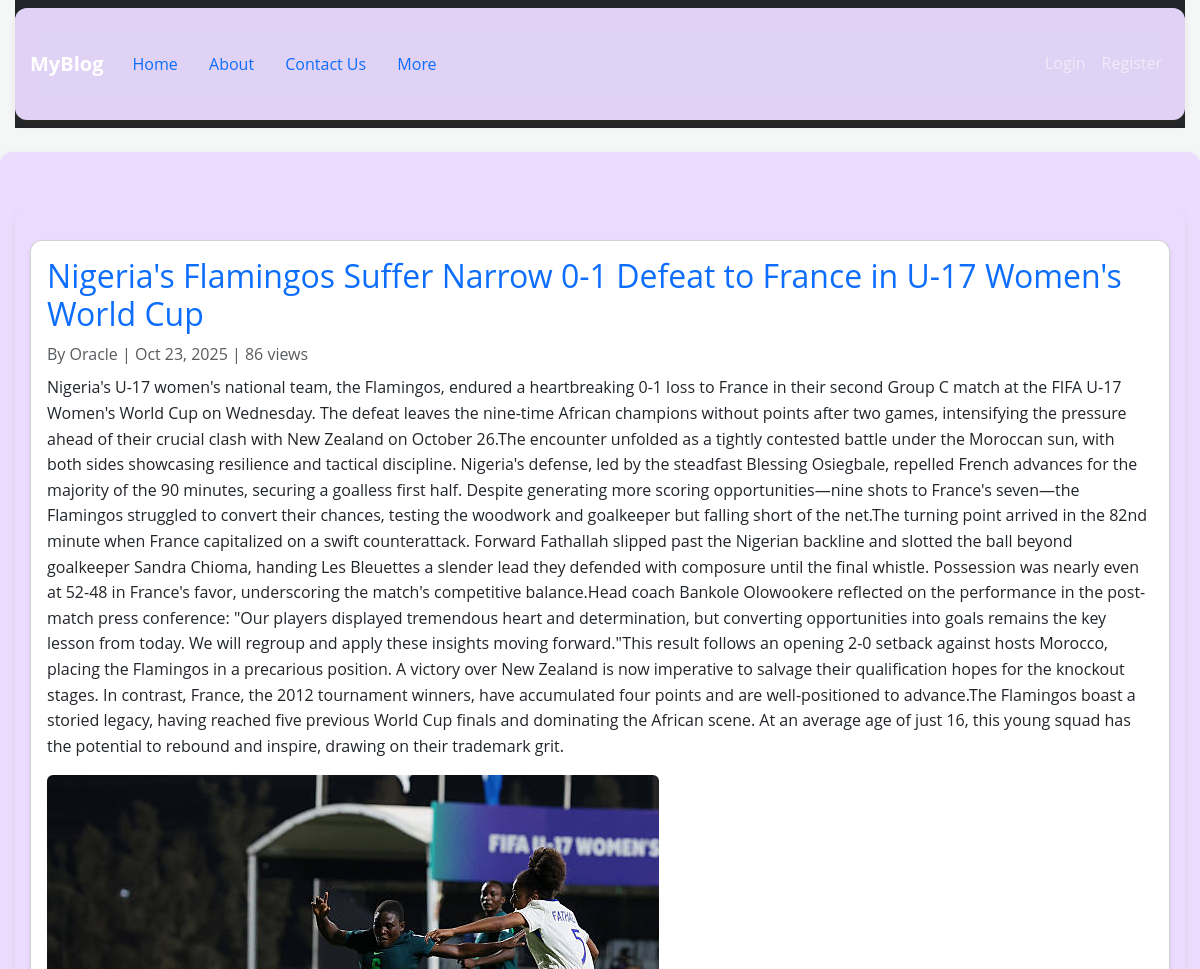
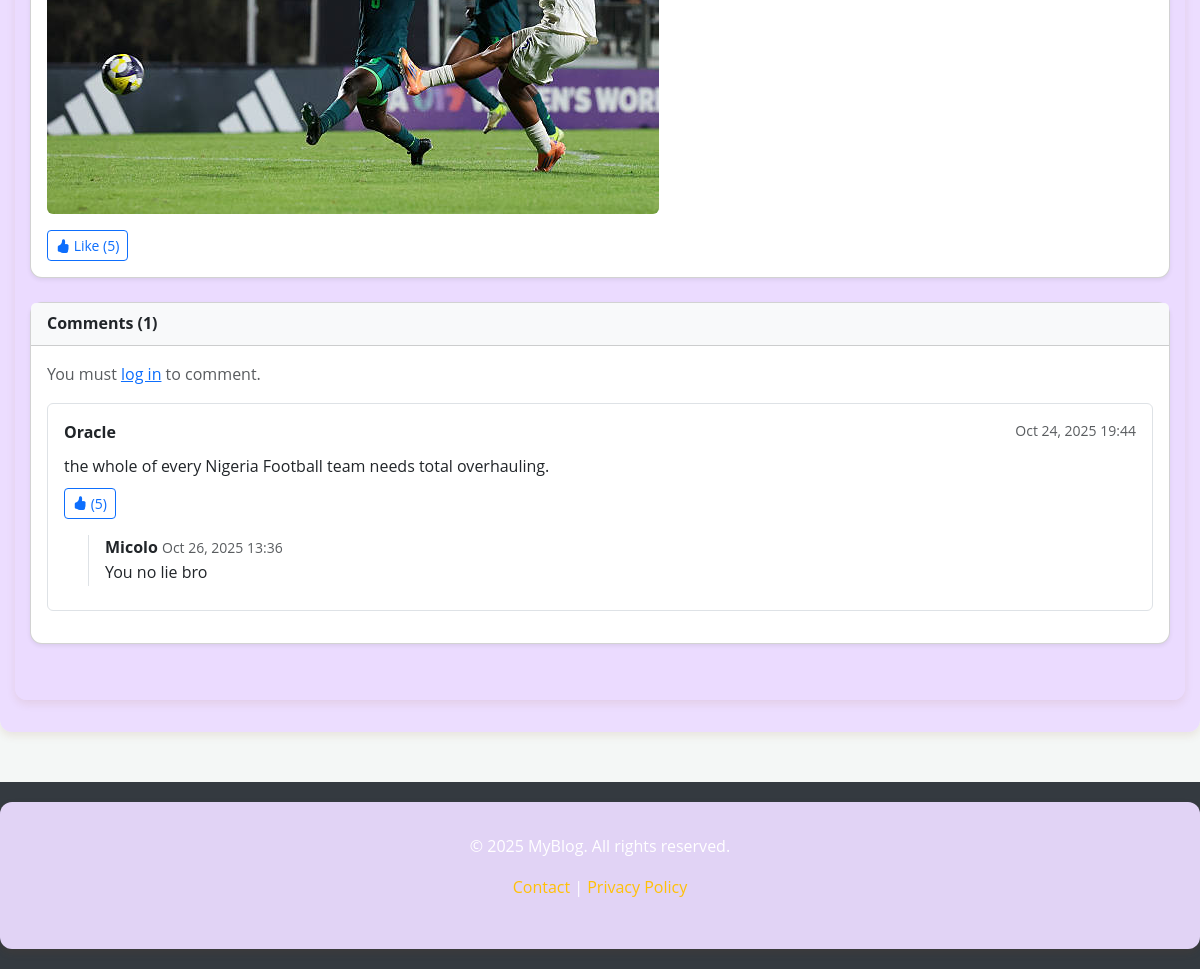
The app's page /blog/post/nigeria-s-flamingos-suffer-narrow-0-1-defeat-to-france-in-u-17-women-s-world-cup with its own data (2 pictures, top to bottom).
### app/models.py (models this page shows, shortened)
class Post(db.Model):
    id = db.Column(db.Integer, primary_key=True)
    title = db.Column(db.String(200), nullable=False)
    slug = db.Column(db.String(255), unique=True, nullable=False, index=True)
    content = db.Column(db.Text, nullable=False)
    status = db.Column(db.String(20), default="draft")
    views = db.Column(db.Integer, default=0)
    likes = db.Column(db.Integer, default=0)
    media_filename = db.Column(db.String(200), nullable=True)
    created_at = db.Column(db.DateTime, default=func.now)
    updated_at = db.Column(db.DateTime, default=datetime.utcnow, onupdate=datetime.utcnow)
    category_id = db.Column(db.Integer, db.ForeignKey("category.id"), nullable=True)
    user_id = db.Column(db.Integer, db.ForeignKey("user.id"), nullable=False)
    user = db.relationship("User", back_populates="posts")
    category = db.relationship("Category", back_populates="posts")
    comments = db.relationship("Comment", back_populates="post", lazy=True, cascade="all, delete-orphan")
    likes_rel = db.relationship("PostLike", backref="post", cascade="all, delete-orphan")

class User(db.Model, UserMixin):
    id = db.Column(db.Integer, primary_key=True)
    username = db.Column(db.String(150), unique=True, nullable=False)
    email = db.Column(db.String(150), unique=True, nullable=False)
    password_hash = db.Column(db.String(200), nullable=False)
    is_admin = db.Column(db.Boolean, default=False)
    created_at = db.Column(db.DateTime, default=datetime.utcnow)
    posts = db.relationship("Post", back_populates="user", lazy=True)
    comments = db.relationship("Comment", back_populates="user", lazy=True)
    replies = db.relationship("Reply", back_populates="user", lazy=True)

class Comment(db.Model):
    id = db.Column(db.Integer, primary_key=True)
    content = db.Column(db.Text, nullable=False)
    created_at = db.Column(db.DateTime, default=datetime.utcnow)
    likes = db.Column(db.Integer, default=0)
    user_id = db.Column(db.Integer, db.ForeignKey("user.id"), nullable=False)
    post_id = db.Column(db.Integer, db.ForeignKey("post.id"), nullable=False)
    user = db.relationship("User", back_populates="comments", lazy=True)
    post = db.relationship("Post", back_populates="comments", lazy=True)
    replies = db.relationship("Reply", back_populates="comment", lazy=True, cascade="all, delete-orphan")
    likes_rel = db.relationship("CommentLike", backref="comment", cascade="all, delete-orphan")

class Reply(db.Model):
    id = db.Column(db.Integer, primary_key=True)
    content = db.Column(db.Text, nullable=False)
    created_at = db.Column(db.DateTime, default=datetime.utcnow)
    user_id = db.Column(db.Integer, db.ForeignKey("user.id"), nullable=False)
    comment_id = db.Column(db.Integer, db.ForeignKey("comment.id"), nullable=False)
    user = db.relationship("User", back_populates="replies", lazy=True)
    comment = db.relationship("Comment", back_populates="replies", lazy=True)

### app/blog/routes.py (the view, shortened to what this page needs)
@blog_bp.route("/post/<slug>", methods=["GET", "POST"])
def view_post(slug):
    post = Post.query.filter_by(slug=slug).first_or_404()
    post.views = (post.views or 0) + 1
    db.session.commit()
    comments = Comment.query.filter_by(post_id=post.id).order_by(Comment.created_at.desc()).all()
    return render_template("blog/new_post.html", post=post, comments=comments)

### app/templates/blog/new_post.html (shortened to what this page needs)
{% extends "base.html" %}
{% block content %}
<div class="container mt-4">
  <div class="card mb-4 shadow-sm">
    <div class="card-body">
      <h2 class="card-title text-primary">{{ post.title }}</h2>
      <p class="text-muted mb-2">By {{ post.user.username }} | {{ post.created_at.strftime("%b %d, %Y") }} | {{ post.views or 0 }} views</p>
      <p class="card-text">{{ post.content | safe }}</p>
      {% if post.media_filename %}
      <div class="my-3">
        <img src="{{ url_for('static', filename='uploads/media/' + post.media_filename) }}" class="img-fluid rounded">
      </div>
      {% endif %}
      <form action="{{ url_for('blog.like_post', post_id=post.id) }}" method="POST" class="d-inline">
        <button type="submit" class="btn btn-outline-primary btn-sm">
          <i class="bi bi-hand-thumbs-up-fill"></i> Like ({{ post.likes or 0 }})
        </button>
      </form>
    </div>
  </div>
  <div class="card shadow-sm mb-4">
    <div class="card-header bg-light">
      <strong>Comments ({{ post.comments|length }})</strong>
    </div>
    <div class="card-body">
      {% if current_user.is_authenticated %}
      <form action="{{ url_for('blog.view_post', slug=post.slug) }}" method="POST" class="mb-4">
        <div class="mb-3">
          <textarea name="content" class="form-control" rows="3" placeholder="Add a comment..." required></textarea>
        </div>
        <button type="submit" class="btn btn-primary btn-sm">Post Comment</button>
      </form>
      {% else %}
      <p class="text-muted">You must <a href="{{ url_for('auth.login') }}">log in</a> to comment.</p>
      {% endif %}
      {% for comment in comments %}
      <div class="border rounded p-3 mb-3">
        <div class="d-flex justify-content-between">
          <strong>{{ comment.user.username }}</strong>
          <small class="text-muted">{{ comment.created_at.strftime("%b %d, %Y %H:%M") }}</small>
        </div>
        <p class="mt-2 mb-1">{{ comment.content }}</p>
        <div class="d-flex align-items-center mt-2">
          <form action="{{ url_for('blog.like_comment', comment_id=comment.id) }}" method="POST" class="me-2">
            <button type="submit" class="btn btn-sm btn-outline-primary">
              <i class="bi bi-hand-thumbs-up-fill text-primary"></i> ({{ comment.likes or 0 }})
            </button>
          </form>
        </div>
        {% if comment.replies %}
        <div class="mt-3 ms-4 border-start ps-3">
          {% for reply in comment.replies %}
          <div class="mb-2">
            <strong>{{ reply.user.username }}</strong>
            <small class="text-muted">{{ reply.created_at.strftime("%b %d, %Y %H:%M") }}</small>
            <p class="mb-1">{{ reply.content }}</p>
          </div>
          {% endfor %}
        </div>
        {% endif %}
      </div>
      {% else %}
      <p class="text-muted">No comments yet. Be the first to comment!</p>
      {% endfor %}
    </div>
  </div>
</div>
<link rel="stylesheet" href="https://cdn.jsdelivr.net/npm/bootstrap-icons@1.10.5/font/bootstrap-icons.css">
{% endblock %}

### app/static/style.css (style rules this page uses)
body { background: linear-gradient(180deg,#f3f5f7, #fff); color: #002B56; font-family: poppins, sans-serif, system-ui, -apple-system, BlinkMacSystemFont, 'Segoe UI', Roboto, Oxygen, Ubuntu, Cantarell, 'Open Sans', 'Helvetica Neue', sans-serif; }
.card { border-radius:8px; box-shadow: 0 6px 18px rgba(25,25,25,0.06); }
:root { --primary-brown-red: #8B4513; --secondary-sienna: #A0522D; --light-cream: #FFF8DC; --deep-charcoal: #2C1810; --gold-accent: #DAA520; --shadow-subtle: 0 4px 8px rgba(139, 69, 19, 0.1); }
body { background: linear-gradient(135deg, var(--primary-brown-red) 0%, var(--secondary-sienna) 50%, var(--light-cream) 100%); background-attachment: fixed; color: var(--deep-charcoal); font-family: 'Open Sans', sans-serif; line-height: 1.6; min-height: 100vh; }
.container { background: rgba(235, 220, 255, 0.95); border-radius: 12px; box-shadow: var(--shadow-subtle); margin-top: 20px; margin-bottom: 20px; padding: 2rem; backdrop-filter: blur(10px); }
body { background: #f4f7f6; color: #333; }
.card { border-radius: 12px; transition: transform 0.2s ease-in-out; }
.dashboard-bg,.container, .login, .register, .base { max-width: 100%; margin: 0 auto; padding-left: 15px; padding-right: 15px; }
@media (min-width: 0px) { .dashboard-bg,.container, .login, .register, .base { max-width: 540px; } }
@media (min-width: 576px) { .dashboard-bg,.container, .login, .register, .baser { max-width: 720px; } }
@media (min-width: 768px) { .dashboard-bg,.container, .login, .register, .base { max-width: 960px; } }
@media (min-width: 992px) { .dashboard-bg,.container, .login, .register, .base { max-width: 1140px; } }
@media (min-width: 1200px) { .dashboard-bg,.container, .login, .register, .base { max-width: 1320px; } }

### records on screen
Post: title "Nigeria's Flamingos Suffer Narrow 0-1 Defeat to France in U-17 Women's World Cup", created_at "Oct 23, 2025", views "86", content "Nigeria's U-17 women's national team, the Flamingos, endured a heartbreaking 0-1 loss to France in their second Group C match at the FIFA U-17 Women's World Cup on Wednesday. The defeat leaves the nine-time African champions without points after two games, intensifying the pressure ahead of their crucial clash with New Zealand on October 26.The encounter unfolded as a tightly contested battle under the Moroccan sun, with both sides showcasing resilience and tactical discipline. Nigeria's defense, led by the steadfast Blessing Osiegbale, repelled French advances for the majority of the 90 minutes, securing a goalless first half. Despite generating more scoring opportunities—nine shots to…", media_filename (picture), likes "5"
User: user.username "Oracle"
Comment: user.username "Oracle", created_at "Oct 24, 2025 19:44", content "the whole of every Nigeria Football team needs total overhauling.", likes "5"
Reply: user.username "Micolo", created_at "Oct 26, 2025 13:36", content "You no lie bro"

### other values on screen
{{ post.comments|length }} "1"
{{ current_year or 2025 }} "2025"
